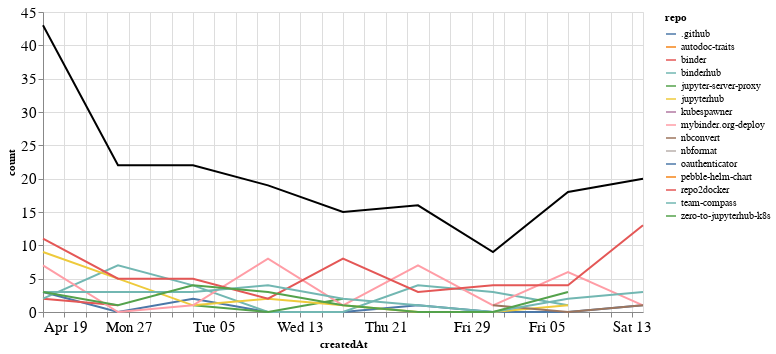

Notebook source saved alongside this figure:
### Markdown cell above
## Comments

### Code cell
comments_time = comments.groupby('repo').resample('W', on='createdAt').count()['author'].reset_index()
comments_time = comments_time.rename(columns={'author': 'count'})
comments_time_total = comments_time.groupby('createdAt').agg({"count": "sum"}).reset_index()
ch1 = alt.Chart(comments_time, width=600).mark_line().encode(
    x='createdAt',
    y='count',
    color='repo',
    tooltip="repo"
)

ch2 = alt.Chart(comments_time_total, width=600).mark_line(color="black").encode(
    x='createdAt',
    y='count',
)

ch1 + ch2

### Figure 1 — Vega-Lite specification as saved in the notebook (floating-point values rounded to 4 significant figures)
{"config": {"axisLeft": {"labelFontSize": 15}, "axisBottom": {"labelFontSize": 15}}, "layer": [{"data": {"name": "data-63812857feb34e4ced19ee055fdd6593"}, "mark": "line", "encoding": {"color": {"type": "nominal", "field": "repo"}, "tooltip": {"type": "nominal", "field": "repo"}, "x": {"type": "temporal", "field": "createdAt"}, "y": {"type": "quantitative", "field": "count"}}, "width": 600}, {"data": {"name": "data-f48c77fc10c6b0648b8ecde1da9e28c6"}, "mark": {"type": "line", "color": "black"}, "encoding": {"x": {"type": "temporal", "field": "createdAt"}, "y": {"type": "quantitative", "field": "count"}}, "width": 600}], "$schema": "https://vega.github.io/schema/vega-lite/v4.8.1.json", "datasets": {"data-63812857feb34e4ced19ee055fdd6593": [{"repo": ".github", "createdAt": "2020-04-19T00:00:00", "count": 3}, {"repo": ".github", "createdAt": "2020-04-26T00:00:00", "count": 0}, {"repo": ".github", "createdAt": "2020-05-03T00:00:00", "count": 2}, {"repo": ".github", "createdAt": "2020-05-10T00:00:00", "count": 0}, {"repo": ".github", "createdAt": "2020-05-17T00:00:00", "count": 0}, {"repo": ".github", "createdAt": "2020-05-24T00:00:00", "count": 1}, {"repo": ".github", "createdAt": "2020-05-31T00:00:00", "count": 0}, {"repo": ".github", "createdAt": "2020-06-07T00:00:00", "count": 0}, {"repo": ".github", "createdAt": "2020-06-14T00:00:00", "count": 1}, {"repo": "autodoc-traits", "createdAt": "2020-04-19T00:00:00", "count": 2}, {"repo": "binder", "createdAt": "2020-04-19T00:00:00", "count": 2}, {"repo": "binder", "createdAt": "2020-04-26T00:00:00", "count": 1}, {"repo": "binderhub", "createdAt": "2020-04-19T00:00:00", "count": 2}, {"repo": "binderhub", "createdAt": "2020-04-26T00:00:00", "count": 7}, {"repo": "binderhub", "createdAt": "2020-05-03T00:00:00", "count": 4}, {"repo": "binderhub", "createdAt": "2020-05-10T00:00:00", "count": 0}, {"repo": "binderhub", "createdAt": "2020-05-17T00:00:00", "count": 0}, {"repo": "binderhub", "createdAt": "2020-05-24T00:00:00", "count": 4}, {"repo": "binderhub", "createdAt": "2020-05-31T00:00:00", "count": 3}, {"repo": "binderhub", "createdAt": "2020-06-07T00:00:00", "count": 1}, {"repo": "jupyter-server-proxy", "createdAt": "2020-05-03T00:00:00", "count": 1}, {"repo": "jupyter-server-proxy", "createdAt": "2020-05-10T00:00:00", "count": 0}, {"repo": "jupyter-server-proxy", "createdAt": "2020-05-17T00:00:00", "count": 2}, {"repo": "jupyterhub", "createdAt": "2020-04-19T00:00:00", "count": 9}, {"repo": "jupyterhub", "createdAt": "2020-04-26T00:00:00", "count": 5}, {"repo": "jupyterhub", "createdAt": "2020-05-03T00:00:00", "count": 1}, {"repo": "jupyterhub", "createdAt": "2020-05-10T00:00:00", "count": 2}, {"repo": "jupyterhub", "createdAt": "2020-05-17T00:00:00", "count": 1}, {"repo": "jupyterhub", "createdAt": "2020-05-24T00:00:00", "count": 0}, {"repo": "jupyterhub", "createdAt": "2020-05-31T00:00:00", "count": 0}, {"repo": "jupyterhub", "createdAt": "2020-06-07T00:00:00", "count": 1}, {"repo": "kubespawner", "createdAt": "2020-06-14T00:00:00", "count": 1}, {"repo": "mybinder.org-deploy", "createdAt": "2020-04-19T00:00:00", "count": 7}, {"repo": "mybinder.org-deploy", "createdAt": "2020-04-26T00:00:00", "count": 0}, {"repo": "mybinder.org-deploy", "createdAt": "2020-05-03T00:00:00", "count": 1}, {"repo": "mybinder.org-deploy", "createdAt": "2020-05-10T00:00:00", "count": 8}, {"repo": "mybinder.org-deploy", "createdAt": "2020-05-17T00:00:00", "count": 1}, {"repo": "mybinder.org-deploy", "createdAt": "2020-05-24T00:00:00", "count": 7}, {"repo": "mybinder.org-deploy", "createdAt": "2020-05-31T00:00:00", "count": 1}, {"repo": "mybinder.org-deploy", "createdAt": "2020-06-07T00:00:00", "count": 6}, {"repo": "mybinder.org-deploy", "createdAt": "2020-06-14T00:00:00", "count": 1}, {"repo": "nbconvert", "createdAt": "2020-05-31T00:00:00", "count": 1}, {"repo": "nbconvert", "createdAt": "2020-06-07T00:00:00", "count": 0}, {"repo": "nbconvert", "createdAt": "2020-06-14T00:00:00", "count": 1}, {"repo": "nbformat", "createdAt": "2020-04-19T00:00:00", "count": 1}, {"repo": "oauthenticator", "createdAt": "2020-05-03T00:00:00", "count": 1}, {"repo": "pebble-helm-chart", "createdAt": "2020-06-07T00:00:00", "count": 1}, {"repo": "repo2docker", "createdAt": "2020-04-19T00:00:00", "count": 11}, {"repo": "repo2docker", "createdAt": "2020-04-26T00:00:00", "count": 5}, {"repo": "repo2docker", "createdAt": "2020-05-03T00:00:00", "count": 5}, {"repo": "repo2docker", "createdAt": "2020-05-10T00:00:00", "count": 2}, {"repo": "repo2docker", "createdAt": "2020-05-17T00:00:00", "count": 8}, {"repo": "repo2docker", "createdAt": "2020-05-24T00:00:00", "count": 3}, {"repo": "repo2docker", "createdAt": "2020-05-31T00:00:00", "count": 4}, {"repo": "repo2docker", "createdAt": "2020-06-07T00:00:00", "count": 4}, {"repo": "repo2docker", "createdAt": "2020-06-14T00:00:00", "count": 13}, {"repo": "team-compass", "createdAt": "2020-04-19T00:00:00", "count": 3}, {"repo": "team-compass", "createdAt": "2020-04-26T00:00:00", "count": 3}, {"repo": "team-compass", "createdAt": "2020-05-03T00:00:00", "count": 3}, {"repo": "team-compass", "createdAt": "2020-05-10T00:00:00", "count": 4}, {"repo": "team-compass", "createdAt": "2020-05-17T00:00:00", "count": 2}, {"repo": "team-compass", "createdAt": "2020-05-24T00:00:00", "count": 1}, {"repo": "team-compass", "createdAt": "2020-05-31T00:00:00", "count": 0}, {"repo": "team-compass", "createdAt": "2020-06-07T00:00:00", "count": 2}, {"repo": "team-compass", "createdAt": "2020-06-14T00:00:00", "count": 3}, {"repo": "zero-to-jupyterhub-k8s", "createdAt": "2020-04-19T00:00:00", "count": 3}, {"repo": "zero-to-jupyterhub-k8s", "createdAt": "2020-04-26T00:00:00", "count": 1}, {"repo": "zero-to-jupyterhub-k8s", "createdAt": "2020-05-03T00:00:00", "count": 4}, {"repo": "zero-to-jupyterhub-k8s", "createdAt": "2020-05-10T00:00:00", "count": 3}, {"repo": "zero-to-jupyterhub-k8s", "createdAt": "2020-05-17T00:00:00", "count": 1}, {"repo": "zero-to-jupyterhub-k8s", "createdAt": "2020-05-24T00:00:00", "count": 0}, {"repo": "zero-to-jupyterhub-k8s", "createdAt": "2020-05-31T00:00:00", "count": 0}, {"repo": "zero-to-jupyterhub-k8s", "createdAt": "2020-06-07T00:00:00", "count": 3}], "data-f48c77fc10c6b0648b8ecde1da9e28c6": [{"createdAt": "2020-04-19T00:00:00", "count": 43}, {"createdAt": "2020-04-26T00:00:00", "count": 22}, {"createdAt": "2020-05-03T00:00:00", "count": 22}, {"createdAt": "2020-05-10T00:00:00", "count": 19}, {"createdAt": "2020-05-17T00:00:00", "count": 15}, {"createdAt": "2020-05-24T00:00:00", "count": 16}, {"createdAt": "2020-05-31T00:00:00", "count": 9}, {"createdAt": "2020-06-07T00:00:00", "count": 18}, {"createdAt": "2020-06-14T00:00:00", "count": 20}]}}
